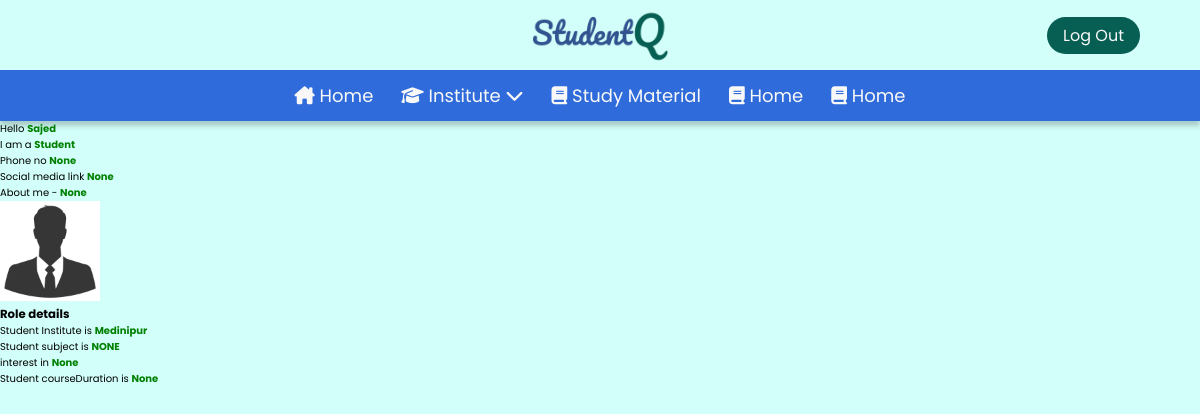
The page / (signed in) on the database its author committed.
### Base/models.py (models this page shows, shortened)
class Profile(models.Model):
    user = models.OneToOneField(User, null=True,blank = True, on_delete=models.CASCADE)
    fullName = models.CharField(max_length = 200, null=True)
    email = models.EmailField(max_length =100, null=True)
    role = models.CharField(max_length= 50)
    phNo = models.CharField(max_length=20, null=True)
    socialId = models.CharField(max_length=200, null=True)
    desc =models.TextField(null = True)
    dp = models.ImageField(null = True, blank = True, default='bydefault.jpg', upload_to="media")

class Student(models.Model):
    student_userid  = models.CharField(max_length=200)
    institute = models.CharField(max_length=200, null=True)
    subject = models.CharField(max_length=200, null=True)
    interest = models.CharField(max_length=200, null=True)
    courseDuration = models.CharField(max_length=200, null=True)

### Base/views.py (the view)
# urls.py: path('', views.home, name='home'),
def home(request):
    context = {}
    if request.user.is_authenticated:
        dp = request.user.profile.dp
        context['dp'] = dp
        if request.user.profile.role == 'student':
            student = Student.objects.get(student_userid  = request.user.id)
            context["student"] = student
        elif request.user.profile.role == 'teacher':
            teacher = Teacher.objects.get(teacher_userid  = request.user.id)
            context["teacher"] = teacher
        if request.user.profile.role == 'owner':
            owner = Owner.objects.get(mess_userid  = request.user.id)
            context["owner"] = owner
    reviews = Review.objects.all()
    context["reviews"] = reviews
    return render(request, 'home.html', context )

### Base/templates/home.html (shortened to what this page needs)
{% extends 'main.html' %}
{% load static %}
{% block body %}
  {% if request.user.is_authenticated %}
    <div class="main">
      Hello <span>{{ user.username|capfirst }}</span>
      <br />
      I am a <span>{{ user.profile.role|capfirst }}</span>
      <br />
      Phone no <span>{{ user.profile.phNo }}</span>
      <br />
      Social media link <span>{{ user.profile.socialId }}</span>
      <br />
      About me - <span>{{ user.profile.desc }}</span>
      <br />
      <img src="{{dp.url}}" alt="" class="dpProfile">
      <br />
      <h3>Role details</h3>
      {% if user.profile.role == 'teacher' %}
        Teacher Location is <span>{{ teacher.location|capfirst }}</span>
        <br />
        dptOfTeaching is <span>{{ teacher.dptOfTeaching|upper }}</span>
        <br />
        Teacher Location is <span>{{ teacher.qualification|upper }}</span>
        <br />
        {% elif user.profile.role == 'student' %}Student Institute is <span>{{ student.institute|capfirst }}</span>
        <br />
        Student subject is <span>{{ student.subject|upper }}</span>
        <br />
        interest in <span>{{ student.interest }}</span>
        <br />
        Student courseDuration is <span>{{ student.courseDuration }}</span>
        <br />
      {% endif %}
    </div>
  {% endif %}
{% endblock %}

### static/mStyle/main.css (style rules this page uses)
:root { --light-green-theme: #D2FFF9; --main-blue: #2F6BDA; --theme-clr: #075E53; --hover-green: #094a42; --dark-blue: #32538F; --black: #000; --white: #fff; --drk-white: #f8f8f8; --light-gray: #d9d9d9; --placeholder-clr: #707070; --main-yellow: #FFE454; }
*, *::before, *::after { margin: 0; padding: 0; box-sizing: border-box; }
html { font-size: 62.5%; overflow-x: hidden; }
body { min-height: 100vh; font-family: 'Poppins', sans-serif; overflow-x: hidden; background: var(--light-green-theme); }

### Base/templates/home.html (style rules this page uses)
span { color: green; font-weight: 700; }
.dpProfile { height:100px; width:100px; }

### rows shown on the page
Student: institute "Medinipur", subject "NONE", interest "None", courseDuration "None"

### other values the page prints
{{ user.username|capfirst }} "Sajed"
{{ user.profile.role|capfirst }} "Student"
{{ user.profile.phNo }} "None"
{{ user.profile.socialId }} "None"
{{ user.profile.desc }} "None"
